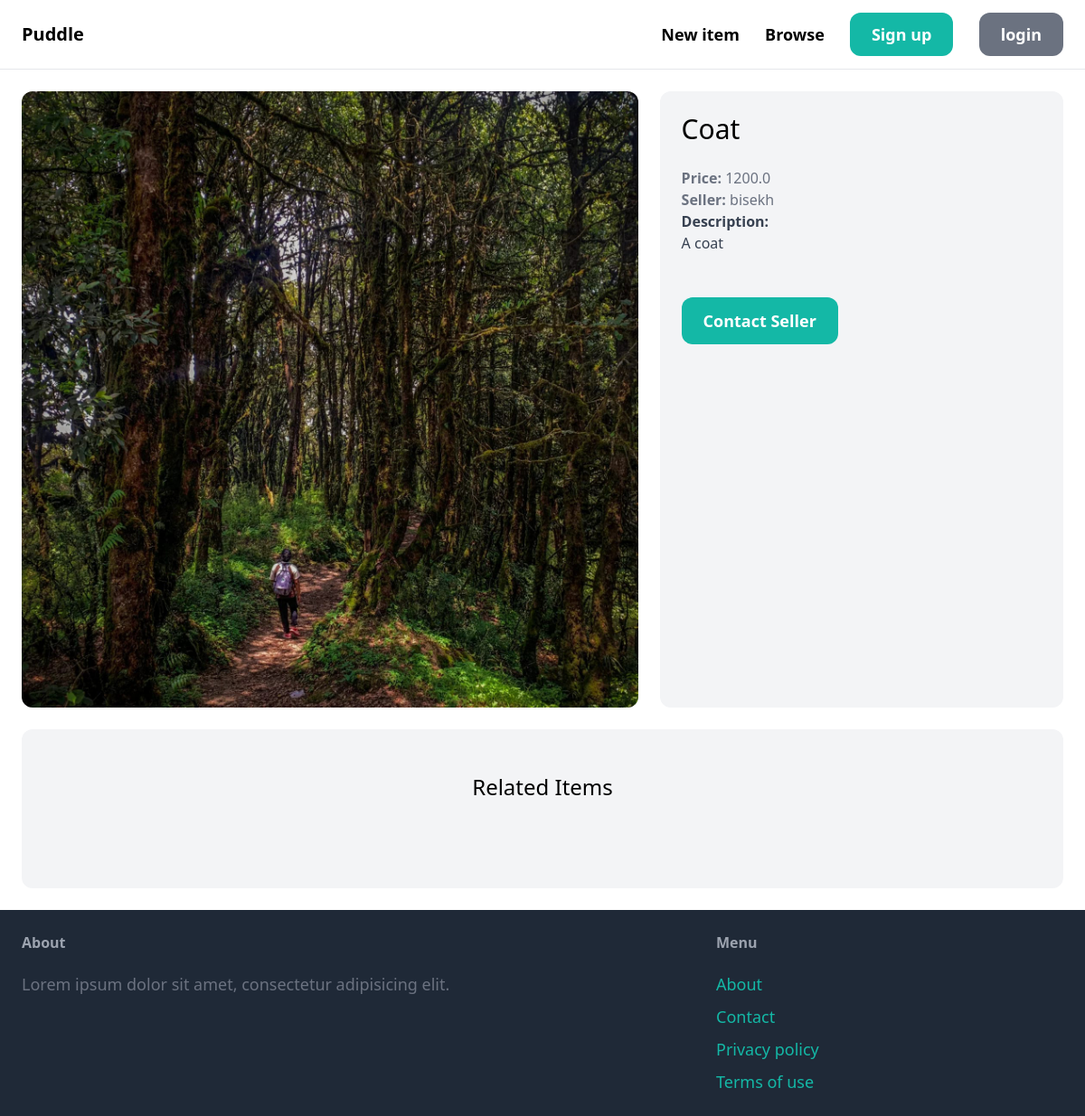
/items/1/, run on an earlier commit of the app's database.
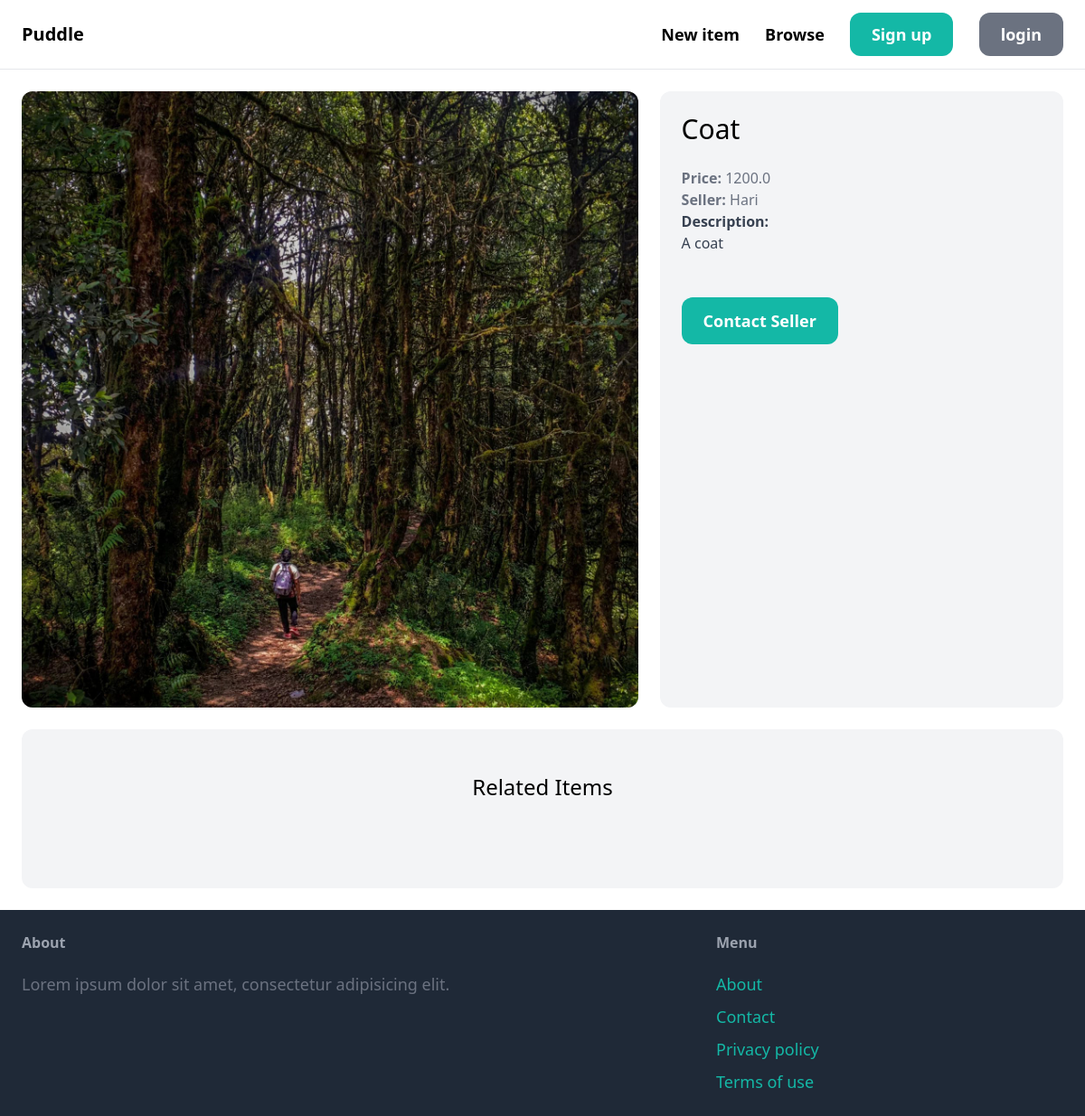
And on a later commit of the database.
### item/models.py (models this page shows, shortened)
class Item(models.Model):
    category =models.ForeignKey(Category,related_name='items',on_delete=models.CASCADE)
    name = models.CharField(max_length=255)
    description = models.TextField(blank=True, null=True)
    price = models.FloatField()
    image = models.ImageField(upload_to='item_images', blank=True, null=True)
    is_sold = models.BooleanField(default=False)
    created_by = models.ForeignKey(User,related_name='items',on_delete=models.CASCADE)
    created_at = models.DateTimeField(auto_now_add=True)

### item/views.py (the view)
# urls.py: path('<int:pk>/',views.detail,name='details'),
def detail(request,pk):
    item = get_object_or_404(Item, pk=pk)
    related_items = Item.objects.filter(category=item.category, is_sold=False).exclude(pk=pk)[0:3]
    context ={
        'item':item,
        'related_items':related_items
    }
    return render(request,'item/detail.html',context)

### item/templates/item/detail.html (shortened to what this page needs)
{% extends 'core/base.html' %}
{% block content %}
<div class="grid grid-cols-5 gap-6">
  <div class="col-span-3">
    <img src="{{item.image.url}}" class="rounded-xl" />
  </div>
  <div class="col-span-2 p-6 bg-gray-100 rounded-xl">
    <h1 class="mb-6 text-3xl">{{item.name}}</h1>
    <p class="text-gray-500"><strong>Price: </strong>{{item.price}}</p>
    <p class="text-gray-500">
      <strong>Seller: </strong>{{item.created_by.username}}
    </p>
    {% if item.description %}
    <p class="text-gray-700">
      <strong class="text-gray-700">Description: </strong><br />
      {{item.description}}
    </p>
    {% endif %}
    <br />
    {% if request.user == item.created_by %}
    <div class="mt-6 p-6 bg-white rounded-xl">
      <p>This is your item</p>
      <a
        href="{% url 'item:edit' item.id %}"
        class="inline-block mt-6 px-6 py-3 text-lg font-semibold bg-teal-500 text-white hover:bg-teal-700 rounded-xl"
        >Edit</a
      >
      <a
        href="{% url 'item:delete' item.id %}"
        class="inline-block mt-6 px-6 py-3 text-lg font-semibold bg-red-500 text-white hover:bg-red-700 rounded-xl"
        >Delete</a
      >
    </div>
    {% else %}
    <a
      href="{% url 'conversation:new' item.id %}"
      class="inline-block mt-6 px-6 py-3 text-lg font-semibold bg-teal-500 text-white hover:bg-teal-700 rounded-xl"
      >Contact Seller</a
    >
    {% endif %}
  </div>
</div>
<div class="mt-6 px-6 py-12 bg-gray-100 rounded-xl">
  <h2 class="mb-12 text-2xl text-center">Related Items</h2>
</div>
{% endblock %}

What changed in the data, as far as the page shows it:
changed Item "Coat": created_by.username "bisekh" → "Hari"
